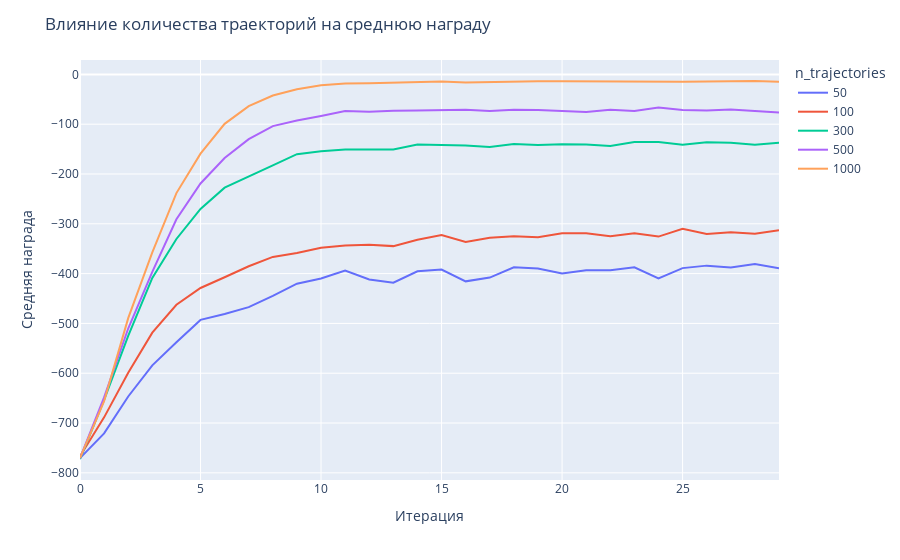

Notebook source saved alongside this figure:
### Code cell
df_grpd = df.groupby(['n_trajectories', 'iteration']).agg({'reward': 'mean'}).reset_index()
fig = px.line(df_grpd, x='iteration', y='reward', color='n_trajectories')
fig.update_layout(
    title = 'Влияние количества траекторий на среднюю награду',
    xaxis_title = 'Итерация',
    yaxis_title = 'Средняя награда'
)

### Figure 1 — Plotly figure (JSON) as saved in the notebook; plotly's stock layout.template omitted (floating-point values rounded to 4 significant figures)
{"data": [{"hovertemplate": "n_trajectories=50<br>iteration=%{x}<br>reward=%{y}<extra></extra>", "legendgroup": "50", "line": {"color": "#636efa", "dash": "solid"}, "marker": {"symbol": "circle"}, "mode": "lines", "name": "50", "orientation": "v", "showlegend": true, "type": "scatter", "x": [0, 1, 2, 3, 4, 5, 6, 7, 8, 9, 10, 11, 12, 13, 14, 15, 16, 17, 18, 19, 20, 21, 22, 23, 24, 25, 26, 27, 28, 29], "xaxis": "x", "y": [-770.3, -720.7, -646.7, -584.2, -537.6, -492.9, -480.9, -467.3, -444.7, -420.2, -409.9, -393.9, -411.9, -418.4, -395.4, -391.8, -415.5, -407.9, -387.5, -389.7, -399.6, -393.3, -393.1, -387.3, -409.7, -389.0, -384.0, -387.8, -381.0, -389.0], "yaxis": "y"}, {"hovertemplate": "n_trajectories=100<br>iteration=%{x}<br>reward=%{y}<extra></extra>", "legendgroup": "100", "line": {"color": "#EF553B", "dash": "solid"}, "marker": {"symbol": "circle"}, "mode": "lines", "name": "100", "orientation": "v", "showlegend": true, "type": "scatter", "x": [0, 1, 2, 3, 4, 5, 6, 7, 8, 9, 10, 11, 12, 13, 14, 15, 16, 17, 18, 19, 20, 21, 22, 23, 24, 25, 26, 27, 28, 29], "xaxis": "x", "y": [-766.8, -688.6, -599.2, -518.5, -462.5, -428.8, -407.4, -385.2, -366.5, -358.5, -347.9, -343.8, -342.1, -344.8, -332.2, -322.7, -336.6, -328.0, -325.0, -326.9, -319.0, -319.2, -324.9, -319.1, -325.7, -309.9, -320.3, -316.7, -320.0, -312.8], "yaxis": "y"}, {"hovertemplate": "n_trajectories=300<br>iteration=%{x}<br>reward=%{y}<extra></extra>", "legendgroup": "300", "line": {"color": "#00cc96", "dash": "solid"}, "marker": {"symbol": "circle"}, "mode": "lines", "name": "300", "orientation": "v", "showlegend": true, "type": "scatter", "x": [0, 1, 2, 3, 4, 5, 6, 7, 8, 9, 10, 11, 12, 13, 14, 15, 16, 17, 18, 19, 20, 21, 22, 23, 24, 25, 26, 27, 28, 29], "xaxis": "x", "y": [-772.2, -653.3, -525.2, -408.7, -330.5, -270.1, -227.5, -204.4, -182.6, -160.2, -154.2, -150.7, -151.1, -150.9, -140.9, -142.1, -142.8, -145.6, -139.7, -141.7, -140.3, -140.5, -143.8, -135.8, -135.7, -141.1, -136.4, -137.5, -141.3, -137.2], "yaxis": "y"}, {"hovertemplate": "n_trajectories=500<br>iteration=%{x}<br>reward=%{y}<extra></extra>", "legendgroup": "500", "line": {"color": "#ab63fa", "dash": "solid"}, "marker": {"symbol": "circle"}, "mode": "lines", "name": "500", "orientation": "v", "showlegend": true, "type": "scatter", "x": [0, 1, 2, 3, 4, 5, 6, 7, 8, 9, 10, 11, 12, 13, 14, 15, 16, 17, 18, 19, 20, 21, 22, 23, 24, 25, 26, 27, 28, 29], "xaxis": "x", "y": [-770.7, -648.5, -510.2, -396.4, -290.9, -219.1, -168.0, -130.0, -103.8, -92.74, -83.37, -73.76, -74.91, -72.8, -72.29, -71.77, -71.15, -73.41, -70.89, -71.58, -73.78, -75.75, -71.12, -73.54, -66.4, -71.32, -72.68, -70.59, -73.73, -76.66], "yaxis": "y"}, {"hovertemplate": "n_trajectories=1000<br>iteration=%{x}<br>reward=%{y}<extra></extra>", "legendgroup": "1000", "line": {"color": "#FFA15A", "dash": "solid"}, "marker": {"symbol": "circle"}, "mode": "lines", "name": "1000", "orientation": "v", "showlegend": true, "type": "scatter", "x": [0, 1, 2, 3, 4, 5, 6, 7, 8, 9, 10, 11, 12, 13, 14, 15, 16, 17, 18, 19, 20, 21, 22, 23, 24, 25, 26, 27, 28, 29], "xaxis": "x", "y": [-770.4, -655.8, -489.4, -357.4, -238.4, -159.1, -99.29, -63.75, -42.48, -29.89, -21.83, -18.27, -18.06, -16.41, -15.09, -14.3, -16.06, -14.9, -14.08, -13.63, -13.97, -14.39, -14.1, -15.17, -14.43, -14.76, -14.36, -14.54, -13.29, -15.01], "yaxis": "y"}], "layout": {"legend": {"title": {"text": "n_trajectories"}, "tracegroupgap": 0}, "margin": {"t": 60}, "title": {"text": "Влияние количества траекторий на среднюю награду"}, "xaxis": {"anchor": "y", "domain": [0, 1], "title": {"text": "Итерация"}}, "yaxis": {"anchor": "x", "domain": [0, 1], "title": {"text": "Средняя награда"}}}}
